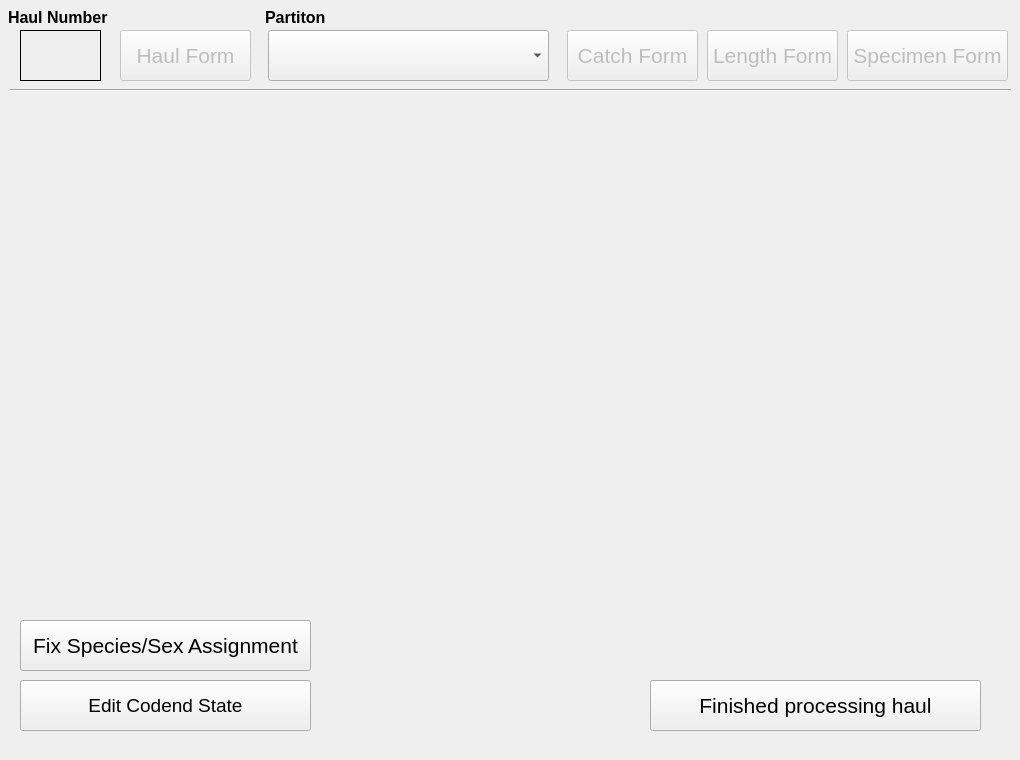
<?xml version="1.0" encoding="UTF-8"?>
<ui version="4.0">
 <class>clamsProcess</class>
 <widget class="QDialog" name="clamsProcess">
  <property name="geometry">
   <rect>
    <x>0</x>
    <y>0</y>
    <width>1020</width>
    <height>760</height>
   </rect>
  </property>
  <property name="windowTitle">
   <string>CLAMS Haul Processing</string>
  </property>
  <widget class="QPushButton" name="haulBtn">
   <property name="enabled">
    <bool>false</bool>
   </property>
   <property name="geometry">
    <rect>
     <x>120</x>
     <y>30</y>
     <width>131</width>
     <height>51</height>
    </rect>
   </property>
   <property name="font">
    <font>
     <pointsize>16</pointsize>
    </font>
   </property>
   <property name="autoFillBackground">
    <bool>true</bool>
   </property>
   <property name="text">
    <string>Haul Form</string>
   </property>
   <property name="checkable">
    <bool>false</bool>
   </property>
  </widget>
  <widget class="QLabel" name="haulLabel">
   <property name="geometry">
    <rect>
     <x>20</x>
     <y>30</y>
     <width>81</width>
     <height>51</height>
    </rect>
   </property>
   <property name="font">
    <font>
     <pointsize>20</pointsize>
     <weight>75</weight>
     <bold>true</bold>
    </font>
   </property>
   <property name="autoFillBackground">
    <bool>true</bool>
   </property>
   <property name="frameShape">
    <enum>QFrame::Panel</enum>
   </property>
   <property name="frameShadow">
    <enum>QFrame::Plain</enum>
   </property>
   <property name="lineWidth">
    <number>1</number>
   </property>
   <property name="text">
    <string/>
   </property>
  </widget>
  <widget class="QLabel" name="label">
   <property name="geometry">
    <rect>
     <x>8</x>
     <y>0</y>
     <width>111</width>
     <height>34</height>
    </rect>
   </property>
   <property name="font">
    <font>
     <pointsize>12</pointsize>
     <weight>75</weight>
     <bold>true</bold>
    </font>
   </property>
   <property name="text">
    <string>Haul Number</string>
   </property>
  </widget>
  <widget class="QPushButton" name="doneBtn">
   <property name="geometry">
    <rect>
     <x>650</x>
     <y>680</y>
     <width>331</width>
     <height>51</height>
    </rect>
   </property>
   <property name="font">
    <font>
     <pointsize>16</pointsize>
    </font>
   </property>
   <property name="autoFillBackground">
    <bool>true</bool>
   </property>
   <property name="text">
    <string>Finished processing haul</string>
   </property>
  </widget>
  <widget class="QPushButton" name="catchBtn">
   <property name="enabled">
    <bool>false</bool>
   </property>
   <property name="geometry">
    <rect>
     <x>567</x>
     <y>30</y>
     <width>131</width>
     <height>51</height>
    </rect>
   </property>
   <property name="font">
    <font>
     <pointsize>16</pointsize>
    </font>
   </property>
   <property name="autoFillBackground">
    <bool>true</bool>
   </property>
   <property name="text">
    <string>Catch Form</string>
   </property>
   <property name="checkable">
    <bool>false</bool>
   </property>
  </widget>
  <widget class="QPushButton" name="lengthBtn">
   <property name="enabled">
    <bool>false</bool>
   </property>
   <property name="geometry">
    <rect>
     <x>707</x>
     <y>30</y>
     <width>131</width>
     <height>51</height>
    </rect>
   </property>
   <property name="font">
    <font>
     <pointsize>16</pointsize>
    </font>
   </property>
   <property name="autoFillBackground">
    <bool>true</bool>
   </property>
   <property name="text">
    <string>Length Form</string>
   </property>
   <property name="checkable">
    <bool>false</bool>
   </property>
  </widget>
  <widget class="QPushButton" name="specBtn">
   <property name="enabled">
    <bool>false</bool>
   </property>
   <property name="geometry">
    <rect>
     <x>847</x>
     <y>30</y>
     <width>161</width>
     <height>51</height>
    </rect>
   </property>
   <property name="font">
    <font>
     <pointsize>16</pointsize>
    </font>
   </property>
   <property name="autoFillBackground">
    <bool>true</bool>
   </property>
   <property name="text">
    <string>Specimen Form</string>
   </property>
   <property name="checkable">
    <bool>false</bool>
   </property>
  </widget>
  <widget class="Line" name="line">
   <property name="geometry">
    <rect>
     <x>10</x>
     <y>80</y>
     <width>1001</width>
     <height>21</height>
    </rect>
   </property>
   <property name="orientation">
    <enum>Qt::Horizontal</enum>
   </property>
  </widget>
  <widget class="QLabel" name="picLabel">
   <property name="geometry">
    <rect>
     <x>10</x>
     <y>100</y>
     <width>981</width>
     <height>561</height>
    </rect>
   </property>
   <property name="text">
    <string/>
   </property>
  </widget>
  <widget class="QComboBox" name="partitionBox">
   <property name="geometry">
    <rect>
     <x>268</x>
     <y>30</y>
     <width>281</width>
     <height>51</height>
    </rect>
   </property>
   <property name="font">
    <font>
     <pointsize>20</pointsize>
    </font>
   </property>
  </widget>
  <widget class="QLabel" name="label_2">
   <property name="geometry">
    <rect>
     <x>265</x>
     <y>0</y>
     <width>111</width>
     <height>34</height>
    </rect>
   </property>
   <property name="font">
    <font>
     <pointsize>12</pointsize>
     <weight>75</weight>
     <bold>true</bold>
    </font>
   </property>
   <property name="text">
    <string>Partiton</string>
   </property>
  </widget>
  <widget class="QPushButton" name="fixSpeciesBtn">
   <property name="geometry">
    <rect>
     <x>20</x>
     <y>620</y>
     <width>291</width>
     <height>51</height>
    </rect>
   </property>
   <property name="font">
    <font>
     <pointsize>16</pointsize>
    </font>
   </property>
   <property name="autoFillBackground">
    <bool>true</bool>
   </property>
   <property name="text">
    <string>Fix Species/Sex Assignment</string>
   </property>
  </widget>
  <widget class="QPushButton" name="editCodendStateBtn">
   <property name="geometry">
    <rect>
     <x>20</x>
     <y>680</y>
     <width>291</width>
     <height>51</height>
    </rect>
   </property>
   <property name="font">
    <font>
     <pointsize>14</pointsize>
    </font>
   </property>
   <property name="text">
    <string>Edit Codend State</string>
   </property>
  </widget>
 </widget>
 <resources/>
 <connections/>
</ui>
